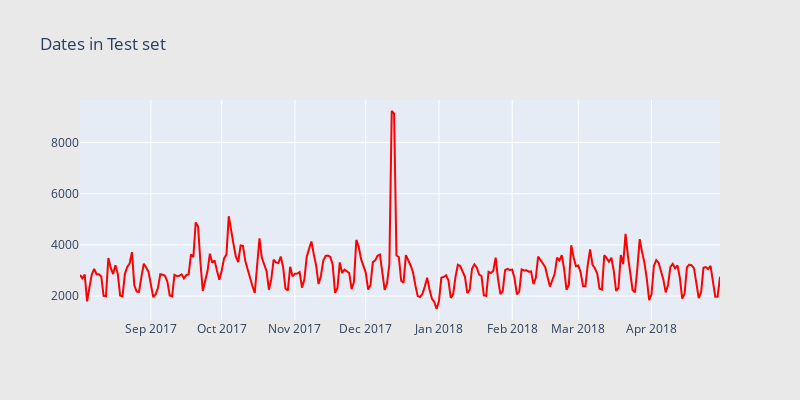

Here is the notebook cell this chart was saved with:
### Markdown cell above
train 데이터 세트에 2016년 8월 1일부터 2017년 7월 31일까지 데이터가 있음
2016년 11월, 방문자 수는 증가하지만, 그 기간(평균 대비)에는 0이 아닌 매출 수가 증가하지 않는다.

### Code cell
test_df['date'] = test_df['date'].apply(lambda x: datetime.date(int(str(x)[:4]), int(str(x)[4:6]), int(str(x)[6:])))
cnt_srs = test_df.groupby('date')['fullVisitorId'].size()


trace = scatter_plot(cnt_srs, 'red')

layout = go.Layout(
    height=400,
    width=800,
    paper_bgcolor='rgb(233,233,233)',
    title='Dates in Test set'
)

data = [trace]
fig = go.Figure(data=data, layout=layout)
py.iplot(fig, filename="ActivationDate")

### Figure 1 — Plotly figure (JSON) as saved in the notebook; plotly's stock layout.template omitted (floating-point values rounded to 4 significant figures; data arrays with more than 128 entries replaced by an {"elided": "..."} marker saying what was removed)
{"data": [{"marker": {"color": "red"}, "showlegend": false, "type": "scatter", "x": {"elided": "272 str values"}, "y": {"elided": "272 int values"}}], "layout": {"height": 400, "paper_bgcolor": "rgb(233,233,233)", "title": {"text": "Dates in Test set"}, "width": 800}}
